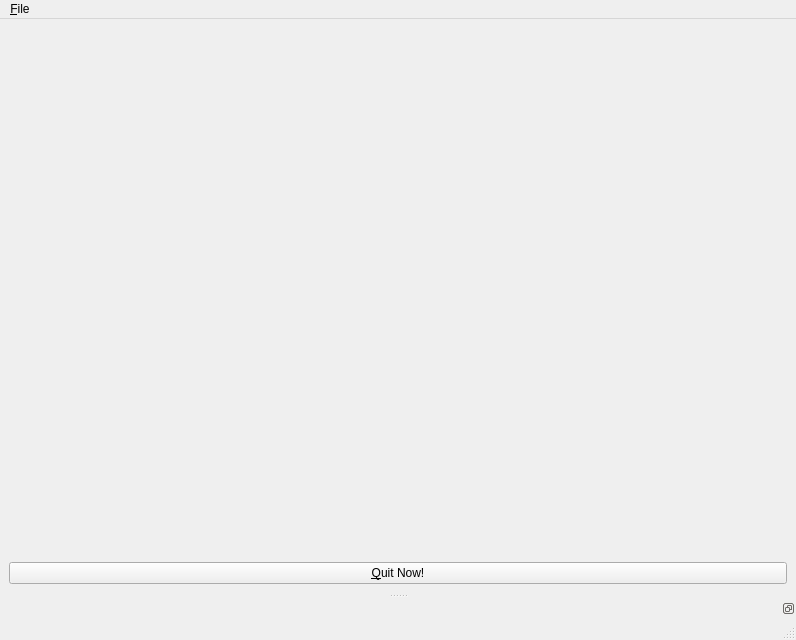
<?xml version="1.0" encoding="UTF-8"?>
<ui version="4.0">
 <author>Geoff Lawler</author>
 <class>OgreWatcherMainWindow</class>
 <widget class="QMainWindow" name="OgreWatcherMainWindow">
  <property name="geometry">
   <rect>
    <x>0</x>
    <y>0</y>
    <width>796</width>
    <height>640</height>
   </rect>
  </property>
  <property name="windowTitle">
   <string>MainWindow</string>
  </property>
  <property name="windowIcon">
   <iconset resource="../data/qtResources/watcherResources.qrc">
    <normaloff>:/icons/resources/watcher.png</normaloff>:/icons/resources/watcher.png</iconset>
  </property>
  <widget class="QWidget" name="centralwidget">
   <layout class="QGridLayout" name="gridLayout">
    <item row="0" column="0">
     <widget class="QtOgre::QOgreWidget" name="QtOgreWidgetInstance" native="true"/>
    </item>
    <item row="1" column="0">
     <widget class="QPushButton" name="quitButton">
      <property name="text">
       <string>&amp;Quit Now!</string>
      </property>
     </widget>
    </item>
   </layout>
  </widget>
  <widget class="QMenuBar" name="menubar">
   <property name="geometry">
    <rect>
     <x>0</x>
     <y>0</y>
     <width>796</width>
     <height>27</height>
    </rect>
   </property>
   <widget class="QMenu" name="menu_File">
    <property name="title">
     <string>&amp;File</string>
    </property>
    <addaction name="action_Quit"/>
   </widget>
   <addaction name="menu_File"/>
  </widget>
  <widget class="QStatusBar" name="statusbar"/>
  <widget class="QDockWidget" name="playbackDockWidget">
   <property name="features">
    <set>QDockWidget::DockWidgetFloatable|QDockWidget::DockWidgetMovable</set>
   </property>
   <property name="allowedAreas">
    <set>Qt::BottomDockWidgetArea|Qt::TopDockWidgetArea</set>
   </property>
   <attribute name="dockWidgetArea">
    <number>8</number>
   </attribute>
   <widget class="watcher::QMessageStreamPlaybackWidget" name="messageStreamPlaybackWidget"/>
  </widget>
  <action name="action_Quit">
   <property name="text">
    <string>&amp;Quit</string>
   </property>
  </action>
  <action name="actionToggle_Mesh">
   <property name="checkable">
    <bool>true</bool>
   </property>
   <property name="text">
    <string>Toggle Mesh</string>
   </property>
  </action>
  <action name="actionFull_Screen">
   <property name="checkable">
    <bool>false</bool>
   </property>
   <property name="text">
    <string>Full Screen</string>
   </property>
  </action>
  <action name="actionNormal_Screen">
   <property name="text">
    <string>Normal Screen</string>
   </property>
  </action>
 </widget>
 <customwidgets>
  <customwidget>
   <class>QtOgre::QOgreWidget</class>
   <extends>QWidget</extends>
   <header>QOgreWidget.h</header>
   <container>1</container>
  </customwidget>
  <customwidget>
   <class>watcher::QMessageStreamPlaybackWidget</class>
   <extends>QWidget</extends>
   <header>QMessageStreamPlaybackWidget.h</header>
   <container>1</container>
  </customwidget>
 </customwidgets>
 <resources>
  <include location="../data/qtResources/watcherResources.qrc"/>
 </resources>
 <connections/>
</ui>
